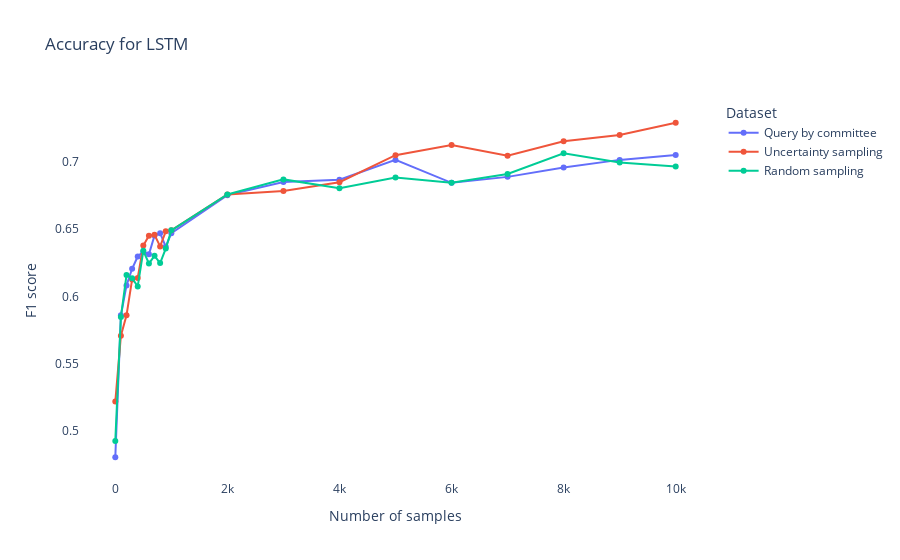

Notebook code cell kept with this figure:
### Code cell
figure_active_accuracy = go.Figure()

figure_active_accuracy.add_trace(go.Scatter(x=X, y=results_lstm_comitee_f1, mode='lines+markers', name='Query by committee'))
figure_active_accuracy.add_trace(go.Scatter(x=X, y=results_lstm_uncertainty_f1, mode='lines+markers', name='Uncertainty sampling'))
figure_active_accuracy.add_trace(go.Scatter(x=X, y=results_lstm_random_f1, mode='lines+markers', name='Random sampling'))

figure_active_accuracy.update_layout(
    title="Accuracy for LSTM",
    xaxis_title="Number of samples",
    yaxis_title="F1 score",
    legend_title="Dataset",
    plot_bgcolor='rgba(0,0,0,0)',
)

figure_active_accuracy.show()

### Figure 1 — Plotly figure (JSON) as saved in the notebook; plotly's stock layout.template omitted (floating-point values rounded to 4 significant figures)
{"data": [{"mode": "lines+markers", "name": "Query by committee", "type": "scatter", "x": [0, 100, 200, 300, 400, 500, 600, 700, 800, 900, 1000, 2000, 3000, 4000, 5000, 6000, 7000, 8000, 9000, 10000], "y": [0.4807, 0.586, 0.6082, 0.6205, 0.6296, 0.6331, 0.6313, 0.6453, 0.6469, 0.6369, 0.6469, 0.6751, 0.6849, 0.6866, 0.7013, 0.6842, 0.6887, 0.6957, 0.7013, 0.7049]}, {"mode": "lines+markers", "name": "Uncertainty sampling", "type": "scatter", "x": [0, 100, 200, 300, 400, 500, 600, 700, 800, 900, 1000, 2000, 3000, 4000, 5000, 6000, 7000, 8000, 9000, 10000], "y": [0.5221, 0.5708, 0.586, 0.6126, 0.6138, 0.6378, 0.645, 0.6457, 0.6371, 0.6483, 0.649, 0.6756, 0.6782, 0.6847, 0.7048, 0.7123, 0.7043, 0.7151, 0.7197, 0.7288]}, {"mode": "lines+markers", "name": "Random sampling", "type": "scatter", "x": [0, 100, 200, 300, 400, 500, 600, 700, 800, 900, 1000, 2000, 3000, 4000, 5000, 6000, 7000, 8000, 9000, 10000], "y": [0.4929, 0.5848, 0.6159, 0.6135, 0.6075, 0.6338, 0.6245, 0.6301, 0.6247, 0.6355, 0.649, 0.6756, 0.6868, 0.6803, 0.6882, 0.6842, 0.6908, 0.7062, 0.6994, 0.6964]}], "layout": {"legend": {"title": {"text": "Dataset"}}, "plot_bgcolor": "rgba(0,0,0,0)", "title": {"text": "Accuracy for LSTM"}, "xaxis": {"title": {"text": "Number of samples"}}, "yaxis": {"title": {"text": "F1 score"}}}}
